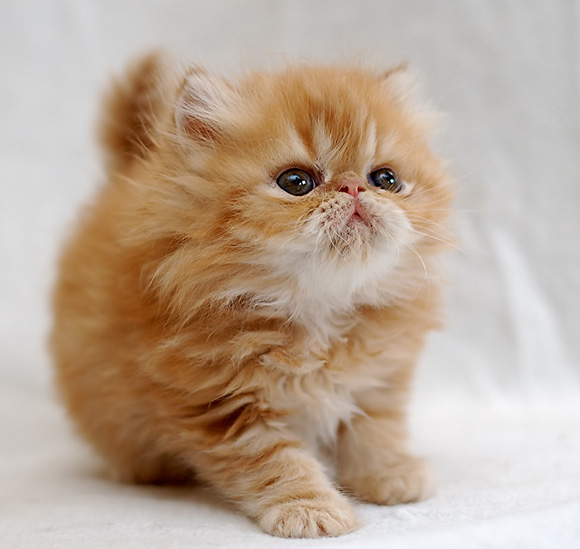
//> input picture OpenCV Lab 2/build/Debug/cat.jpg, 580 x 549 px
$ ./histogramEqualization   (built with g++ and OpenCV 4)
//> lines starting //> are read from the running program, lines starting //| are printed output that depends on the picture
//> further down, image is the input picture: 549 rows x 580 cols, CV_8UC3; mean B, G, R 151.3, 168.5, 187.5
//
//  main.cpp
//  OpenCV Lab 2
//
//  Created by HyunJun Kim on 2015. 5. 7..
//  Copyright (c) 2015년 HyunJun Kim. All rights reserved.
//

#include <iostream>
#include <opencv2/opencv.hpp>
#include <opencv2/imgproc/imgproc.hpp>
#include <opencv2/highgui/highgui.hpp>

using namespace cv;
using namespace std;

const int YCrCb[3] = {CV_BGR2YCrCb, CV_YCrCb2BGR, 0};
const int HSV[3] = {CV_BGR2HSV, CV_HSV2BGR, 2};
const int HLS[3] = {CV_BGR2HLS, CV_HLS2BGR, 1};
const int Lab[3] = {CV_BGR2Lab, CV_Lab2BGR, 0};

// 색 공간 정보 (여기서는 L*a*b 색공간 사용)
const int* COLOR_SPACE_CONVERSION = HSV;
const int COLOR_MAX = 255;
const int CHANNEL = COLOR_SPACE_CONVERSION[2];

/*
 * 원본 이미지의 V성분 히스토그램을 구한다.
 */
void evaluateHistogram(Mat& input, int* output) {

    for (int i = 0; i <= COLOR_MAX; i++)
    output[i] = 0;

    for (int y = 0; y < input.rows; y++) {
        for (int x = 0; x < input.cols; x++) {
            output[(int)input.at<Vec3b>(y, x)[CHANNEL]]++;
        }
    }
}

/*
 * 히스토그램의 CDF데이터를 구하고, 그 최솟값을 리턴한다.
 */
int evaluateCdf(int* input, int *output) {

    int accumulation = 0;
    int minimum = 0;

    for (int i = 0; i <= COLOR_MAX; i++) {
        accumulation += input[i];
        output[i] = accumulation;
        if (minimum == 0 && accumulation >= 0)
        minimum = accumulation;
    }

    return minimum;
}

/**
 * 컬러 이미지를 히스토그램 균등화한다.
 *
 * @Mat input 균등화할 이미지
 * @Mat output 균등화된 이미지
 */
void equalize(Mat& input, Mat& output) {

    Mat temp;

    // 이미지의 색공간을 정의된 공간으로 변환한다.
    cvtColor(input, temp, COLOR_SPACE_CONVERSION[0]);
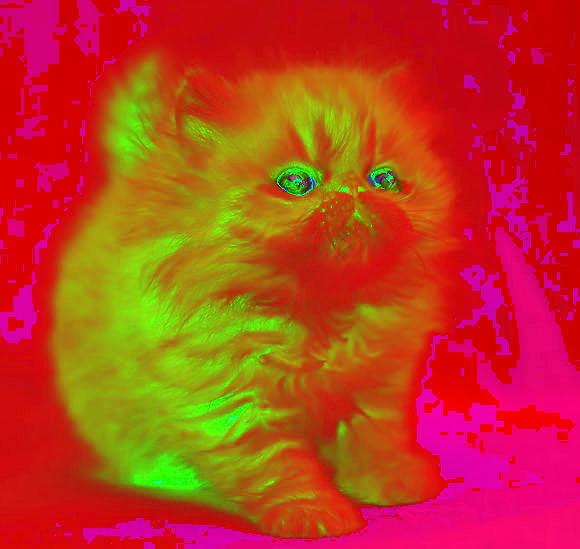
//> temp: 549 rows x 580 cols, CV_8UC3; mean B, G, R 31.6, 60.6, 187.9

    double size = input.rows * input.cols;
//> size = 318420
    int histogram[COLOR_MAX + 1], cdf[COLOR_MAX + 1], minimum = 0;

    evaluateHistogram(temp, histogram);
//> histogram = 256 values, max 7534 at index 195, min 0 at index 254, mean 1243.8
    minimum = evaluateCdf(histogram, cdf);
//> the loop in evaluateCdf, `for (int i = 0; i <= COLOR_MAX; i++)` made 256 passes
//> (accumulation, minimum) on pass 1: (1, 1)
//> accumulation on passes 2 to 7: 8, 16, 26, 42, 52, 70
//> after the loop in evaluateCdf, `for (int i = 0; i <= COLOR_MAX; i++)`: accumulation = 318420; minimum = 1
//> minimum = 1; cdf = 256 values from 1 to 318420

    // 계산 공식에 의해 이미지를 히스토그램 균등화한다.
    for (int y = 0; y < input.rows; y++) {
        for (int x = 0; x < input.cols; x++) {
            temp.at<Vec3b>(y, x)[CHANNEL] = round(((cdf[temp.at<Vec3b>(y, x)[CHANNEL]] - minimum) / (size - minimum)) * COLOR_MAX);
        }
    }
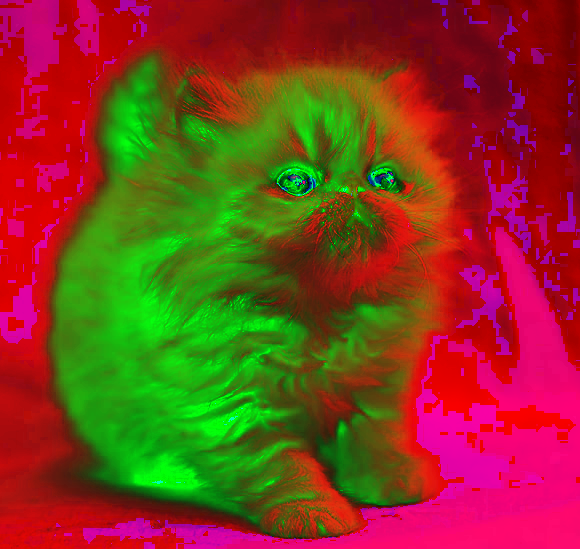
//> temp: 549 rows x 580 cols, CV_8UC3; mean B, G, R 31.6, 60.6, 128.8

    // 이미지의 색공간을 RGB로 변환한다.
    cvtColor(temp, output, COLOR_SPACE_CONVERSION[1]);
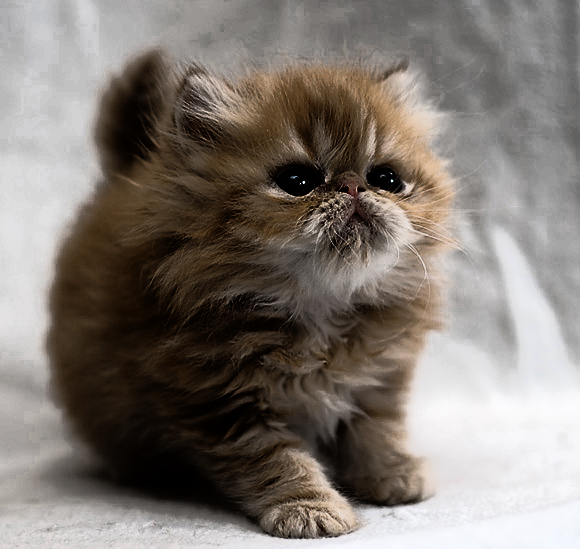
//> output: 549 rows x 580 cols, CV_8UC3; mean B, G, R 114.4, 120.8, 128.4
}

int main() {

    Mat image = imread("cat.jpg", 1);

    namedWindow("Original", CV_WINDOW_AUTOSIZE);
    namedWindow("Transformed", CV_WINDOW_AUTOSIZE);

    Mat transformed;
    equalize(image, transformed);

    imshow("Original", transformed);
    imshow("Transformed", transformed);

    waitKey(0);
    return 0;
}

$ run again, with OpenCV Lab 2/build/Debug/1.jpg copied over OpenCV Lab 2/build/Debug/cat.jpg
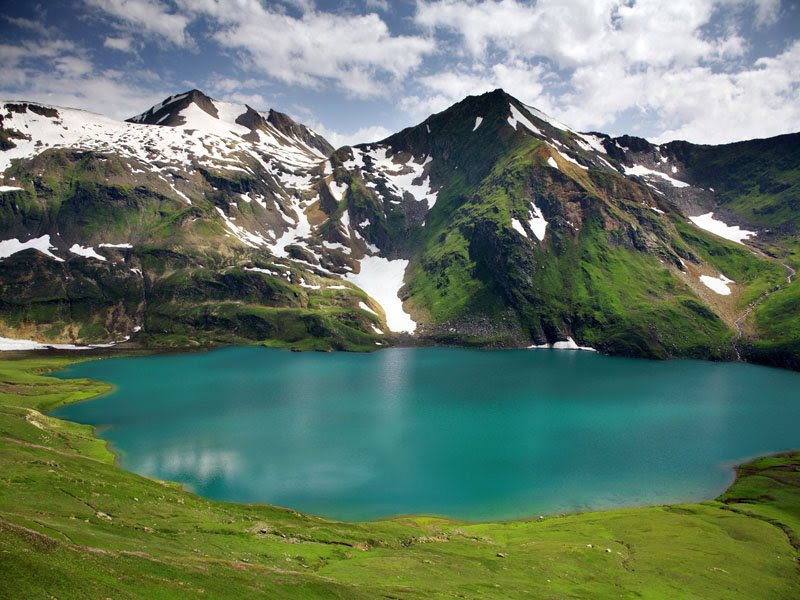
//> input picture OpenCV Lab 2/build/Debug/1.jpg, 800 x 600 px
//> image is the input picture: 600 rows x 800 cols, CV_8UC3; mean B, G, R 102.7, 119.3, 99.3
//> histogram = 256 values, max 5435 at index 123, min 0 at index 0, mean 1875
//> the loop in evaluateCdf, `for (int i = 0; i <= COLOR_MAX; i++)` made 256 passes
//> (accumulation, minimum) on passes 1 to 4: (0, 0), (0, 0), (0, 0), (2, 2)
//> after the loop in evaluateCdf, `for (int i = 0; i <= COLOR_MAX; i++)`: accumulation = 480000; minimum = 2
//> in equalize, `minimum = evaluateCdf(histogram, cdf);`: cdf = 256 values from 0 to 480000
//> after the loop in equalize, `for (int y = 0; y < input.rows; y++)`:
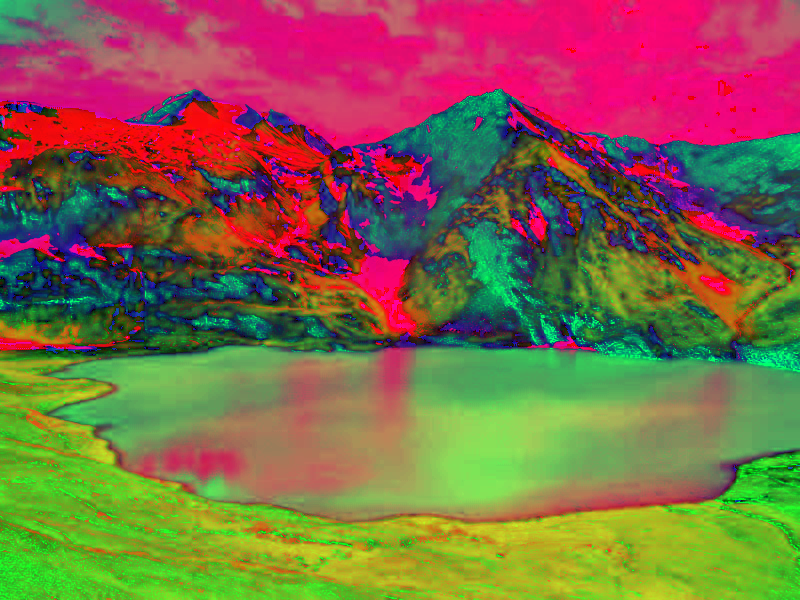
//> temp: 600 rows x 800 cols, CV_8UC3; mean B, G, R 73.3, 102.7, 128.3
//> in equalize, `cvtColor(temp, output, COLOR_SPACE_CONVERSION[1]);`:
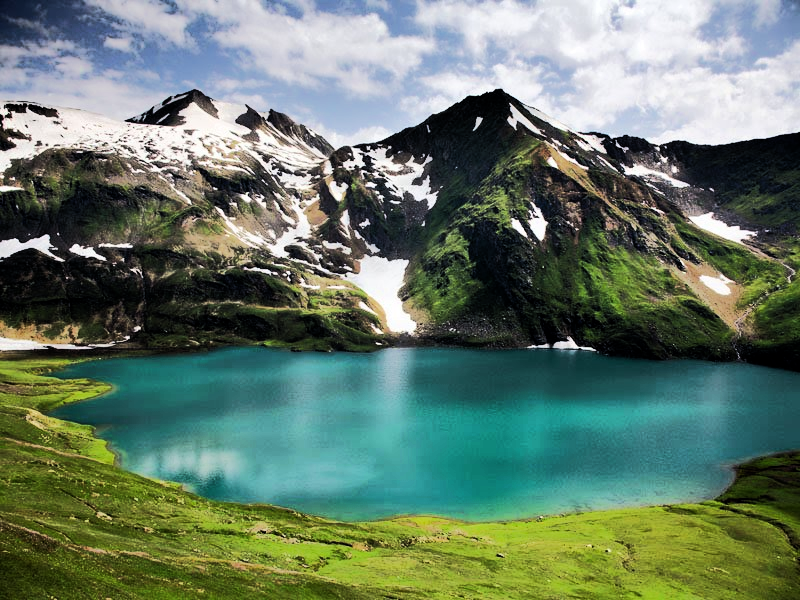
//> output: 600 rows x 800 cols, CV_8UC3; mean B, G, R 105, 122.3, 101.7

$ run again, with OpenCV Lab 2/build/Debug/2.jpg copied over OpenCV Lab 2/build/Debug/cat.jpg
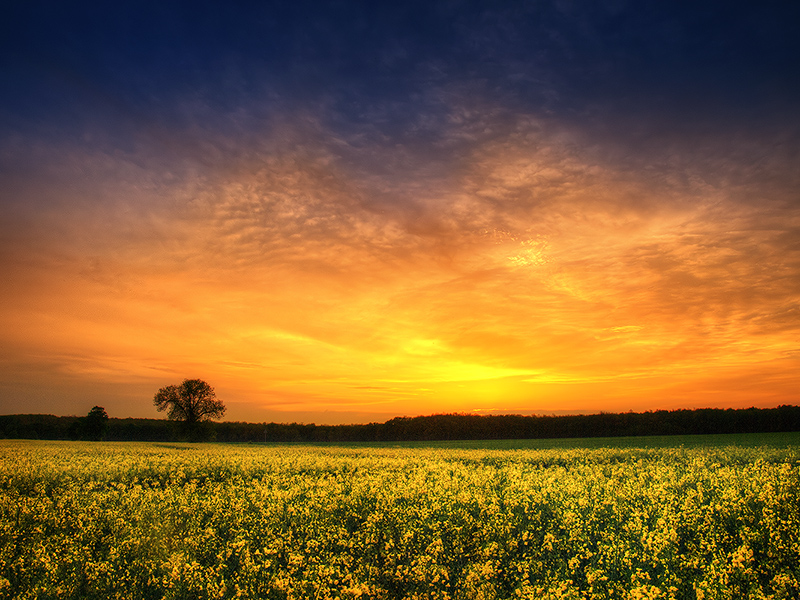
//> input picture OpenCV Lab 2/build/Debug/2.jpg, 800 x 600 px
//> image is the input picture: 600 rows x 800 cols, CV_8UC3; mean B, G, R 48.9, 95.6, 131
//> histogram = 256 values, max 36956 at index 255, min 38 at index 0, mean 1875
//> the loop in evaluateCdf, `for (int i = 0; i <= COLOR_MAX; i++)` made 256 passes
//> (accumulation, minimum) on pass 1: (38, 38)
//> after the loop in evaluateCdf, `for (int i = 0; i <= COLOR_MAX; i++)`: accumulation = 480000; minimum = 38
//> in equalize, `minimum = evaluateCdf(histogram, cdf);`: cdf = 256 values from 38 to 480000
//> after the loop in equalize, `for (int y = 0; y < input.rows; y++)`:
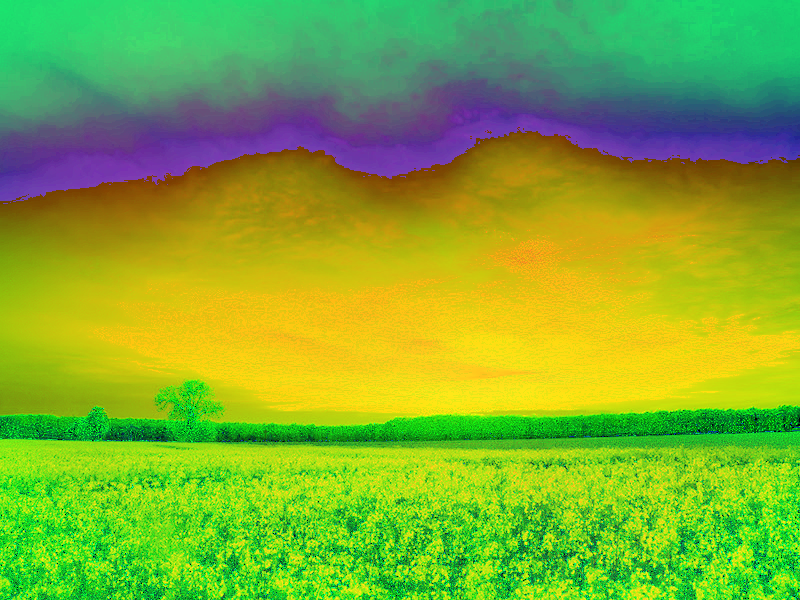
//> temp: 600 rows x 800 cols, CV_8UC3; mean B, G, R 49.1, 172.8, 129
//> in equalize, `cvtColor(temp, output, COLOR_SPACE_CONVERSION[1]);`:
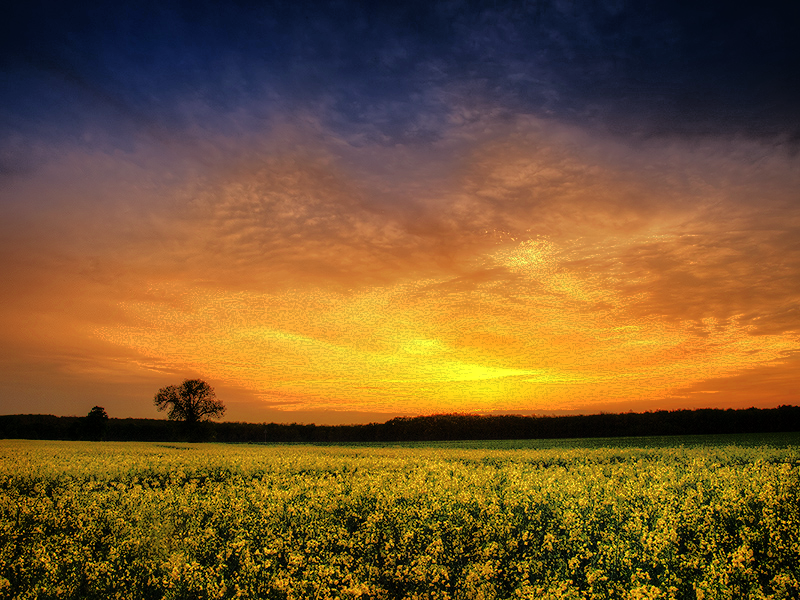
//> output: 600 rows x 800 cols, CV_8UC3; mean B, G, R 45.1, 87.7, 120.7

$ run again, with OpenCV Lab 2/build/Debug/3.jpg copied over OpenCV Lab 2/build/Debug/cat.jpg
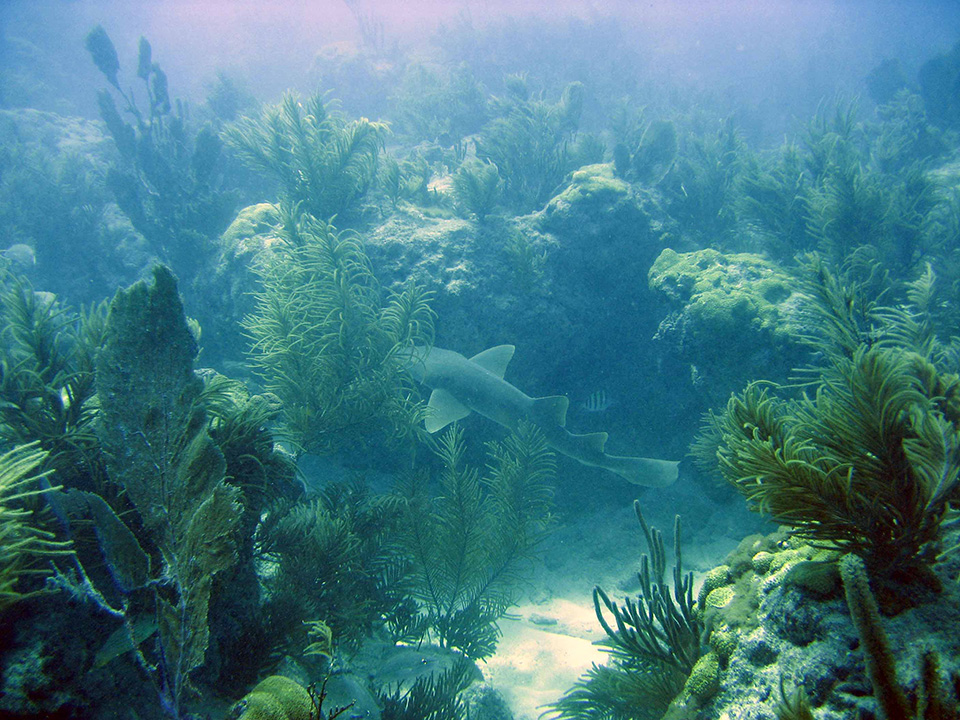
//> input picture OpenCV Lab 2/build/Debug/3.jpg, 960 x 720 px
//> image is the input picture: 720 rows x 960 cols, CV_8UC3; mean B, G, R 132.7, 122.8, 67.5
//> histogram = 256 values, max 5100 at index 124, min 0 at index 0, mean 2700
//> the loop in evaluateCdf, `for (int i = 0; i <= COLOR_MAX; i++)` made 256 passes
//> (accumulation, minimum) on passes 1 to 5: (0, 0), (0, 0), (0, 0), (0, 0), (1, 1)
//> after the loop in evaluateCdf, `for (int i = 0; i <= COLOR_MAX; i++)`: accumulation = 691200; minimum = 1
//> in equalize, `minimum = evaluateCdf(histogram, cdf);`: cdf = 256 values from 0 to 691200
//> after the loop in equalize, `for (int y = 0; y < input.rows; y++)`:
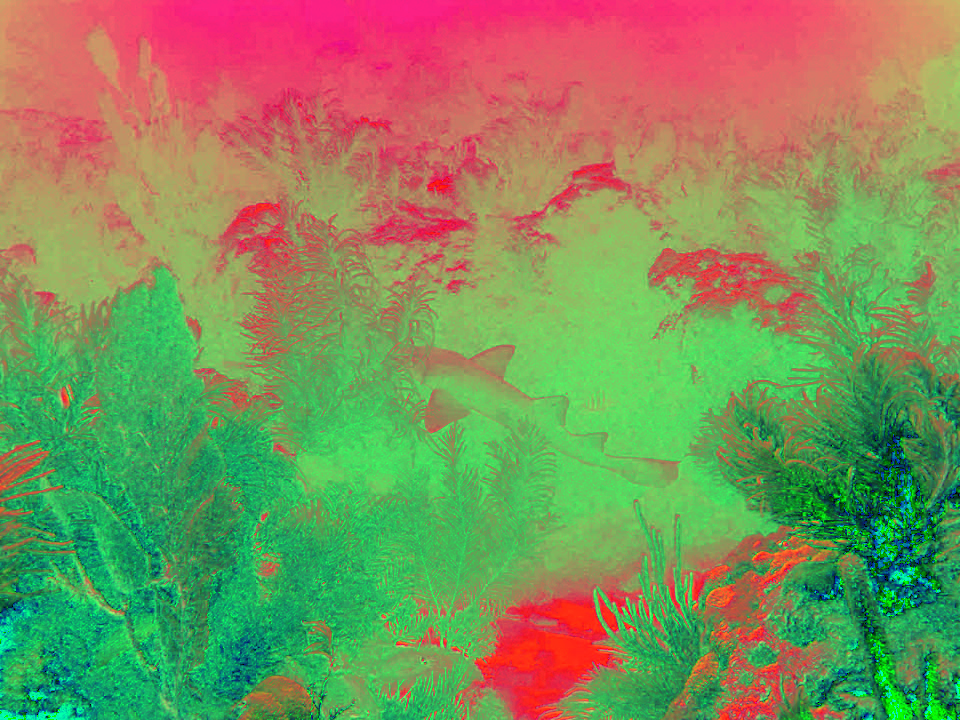
//> temp: 720 rows x 960 cols, CV_8UC3; mean B, G, R 92.2, 143.9, 128.1
//> in equalize, `cvtColor(temp, output, COLOR_SPACE_CONVERSION[1]);`:
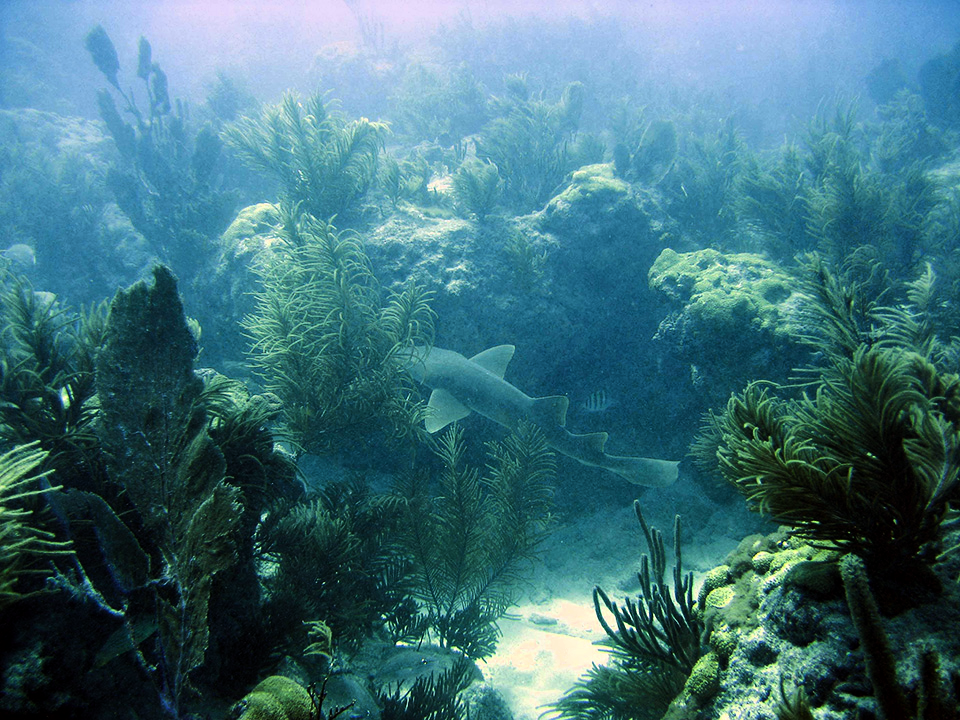
//> output: 720 rows x 960 cols, CV_8UC3; mean B, G, R 123.3, 112.9, 64.5
